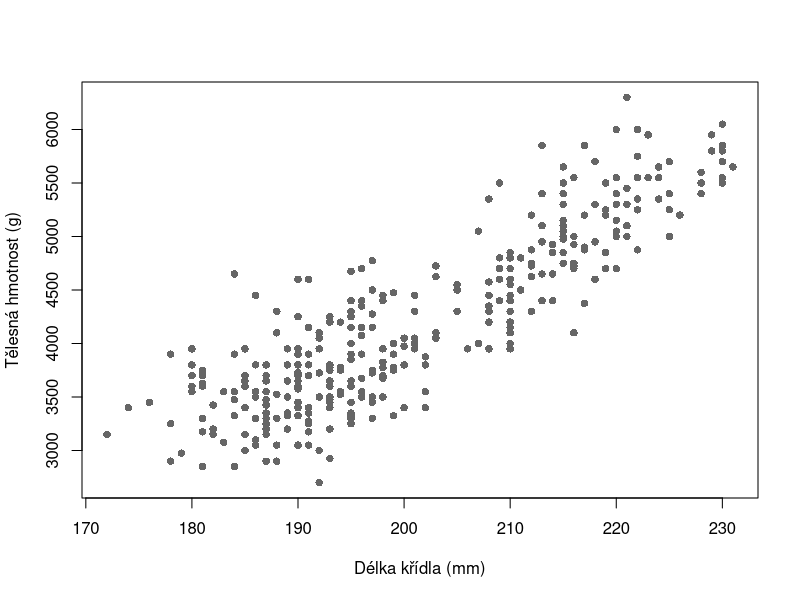
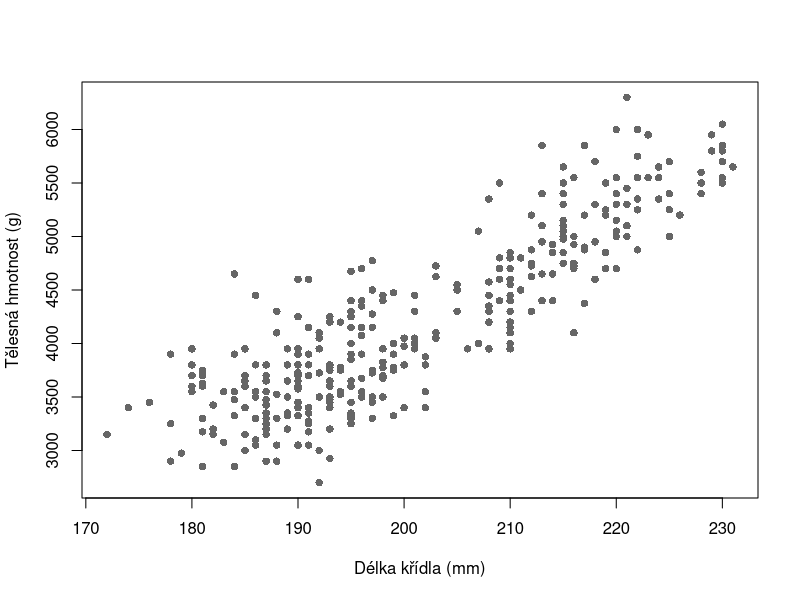

Reproduce these figures in R, in order.
#----------------------------------------------------------#
#
#               L00 — První kroky v R a RStudiu
#
#                 Praktické cvičení v R
#
#             Studenti biologie a ekologie
#
#                       O. Mottl
#                         2026
#
#----------------------------------------------------------#


#----------------------------------------------------------#
# Příprava -----
#----------------------------------------------------------#

#--------------------------------------------------#
## Jak se skriptem pracovat -----
#--------------------------------------------------#

# R je program, který provádí příkazy a počítá výsledky. RStudio je
# aplikace, ve které píšeme kód, posíláme jej do R a sledujeme výsledky.
#
# Na svůj počítač si stáhněte oba soubory:
# - skript cviceni.R:
#   https://cuni-natur-biostatistics.github.io/L00/current/code/cviceni.R
# - data palmer_penguins.csv:
#   https://cuni-natur-biostatistics.github.io/L00/current/data/palmer_penguins.csv
#
# Otevřete RStudio. Zvolte File → Open File… a otevřete stažený
# cviceni.R. Soubor se zobrazí v panelu Source v levé horní části
# okna. Source je textový editor pro kód, který chcete uchovat.
#
# Skript je textový soubor s uloženými pokyny pro R. Řádky začínající
# znakem # jsou komentáře; R je neprovádí. Ostatní řádky mohou
# obsahovat kód.
#
# 1. Postupujte shora dolů a nepřeskakujte neznámé kroky.
# 2. Kurzor umístěte na řádek kódu a spusťte jej pomocí Ctrl + Enter.
# 3. Skript ukládejte pomocí Ctrl + S.
# 4. Odpovědi nebo vlastní kód pište na vyznačená místa.
# 5. Nápovědy čtěte po jedné, až když je potřebujete.
# 6. Výsledek porovnejte s komentářem "Očekávaný výsledek".
#
# Úlohy navíc jsou dobrovolné a nepatří mezi hlavní úlohy.


#--------------------------------------------------#
## Výsledky učení a předpoklady -----
#--------------------------------------------------#

# Po dokončení hlavních úloh dokážete:
# - najít Source, Console, Environment, Files, Plots a Help;
# - vytvořit RStudio Project a uložit v něm upravený R skript;
# - použít R jako kalkulačku a bezpečně opravit neúplný příkaz;
# - uložit výsledek pod jménem a otevřít nápovědu k příkazu;
# - ručně nainstalovat doplněk a vybrat z něj konkrétní obsah;
# - načíst připravenou tabulku pomocí cesty uvnitř projektu;
# - vytvořit a uložit obrázek;
# - uloženým skriptem znovu vytvořit stejný výsledek.
#
# Nepotřebujete žádnou předchozí zkušenost s R ani programováním.
# Předpokládáme pouze běžnou práci se soubory, složkami a klávesnicí.


#--------------------------------------------------#
## Technická kontrola -----
#--------------------------------------------------#

# Console je panel, ve kterém R ukazuje výsledky a zprávy. Najděte
# v něm značku >. Ta znamená, že R čeká na příkaz. Umístěte kurzor
# na následující řádek ve Source a stiskněte Ctrl + Enter.
1 + 1

# Očekávaný výsledek:
# Console ukáže číslo 2 a novou značku >.


#----------------------------------------------------------#
# Hlavní úlohy -----
#----------------------------------------------------------#

#--------------------------------------------------#
## RStudio: mapa pracovního okna -----
#--------------------------------------------------#

#----------------------------------------#
### Úloha | L00-U01 -----
#----------------------------------------#

# Zadání:
# Ukažte místo pro uložený kód, odpověď R, pojmenované výsledky, které si R
# právě pamatuje, soubory, obrázky a nápovědu.

# Vaše řešení:


# Nápověda 1:
# Rozlište text uložený na disku od dočasné paměti R.
#
# Nápověda 2:
# Source a Console jsou vlevo; Environment a záložky Files, Plots, Packages
# a Help jsou obvykle vpravo.
#
# Očekávaný výsledek:
# Source obsahuje skript; Console příkazy, výsledky a zprávy; Environment
# to, co si R právě pamatuje; Files soubory; Plots obrázky a Help nápovědu.
#
# Interpretace:
# Kde byste hledali kód týden po skončení práce?


#--------------------------------------------------#
## Console: rychlý výpočet a zpráva od R -----
#--------------------------------------------------#

# Console je přímé spojení s běžícím R. Značka > znamená, že R
# čeká na příkaz. Klikněte za ni, napište 2 + 3 a stiskněte Enter.


#----------------------------------------#
### Úloha | L00-U02 -----
#----------------------------------------#

# Zadání:
# Spusťte výpočet. Bez nového přepisování jej vraťte, změňte 3 na 8 a
# spusťte upravený příkaz.

# Vaše řešení:
# Jaké dva výsledky Console ukázala?


# Nápověda 1:
# Console uchovává historii dříve zadaných příkazů.
#
# Nápověda 2:
# Enter příkaz spustí; šipka nahoru vrátí minulý příkaz.
#
# Očekávaný výsledek:
# Nejprve 5 a po úpravě 10.
#
# Interpretace:
# Který panel ukázal příkaz a jeho okamžitý výsledek?


# Neúplný příkaz, který si vyzkoušíte v Console:
# (2 + 3


#----------------------------------------#
### Úloha | L00-U03 -----
#----------------------------------------#

# Zadání:
# Napište neúplný výraz do Console. Dostaňte Console bezpečně zpět ke značce
# > a spusťte opravený výraz.

# Vaše řešení:
# Co nyní vidíte úplně vlevo v Console?


# Nápověda 1:
# Značka + na začátku řádku zde neznamená sčítání; R čeká, protože některý
# znak nemá odpovídající zakončení.
#
# Nápověda 2:
# Esc čekání zruší; výrazu chybí pravá kulatá závorka.
#
# Očekávaný výsledek:
# Opravený výraz vrátí 5 a Console znovu ukáže >.
#
# Interpretace:
# Proč neúplný příkaz nepatří do uloženého skriptu?


#--------------------------------------------------#
## Source: uložený text a spuštěný příkaz -----
#--------------------------------------------------#

# Source je textový editor. Řádek níže zůstává ve skriptu, ale R jej
# provede pouze tehdy, když jej odešlete pomocí Ctrl + Enter.

# Ověříme cestu příkazu ze Source do Console.
2 + 3


#----------------------------------------#
### Úloha | L00-U04 -----
#----------------------------------------#

# Zadání:
# Přidejte nad výpočet vlastní komentář. Stiskněte Ctrl + S, sledujte
# Console, potom spusťte výpočet pomocí Ctrl + Enter.

# Vaše řešení:
# Co udělalo Ctrl + S a co udělalo Ctrl + Enter?


# Nápověda 1:
# Uložení mění soubor; spuštění mění stav běžícího R.
#
# Nápověda 2:
# Ctrl + S ukládá, Ctrl + Enter spouští aktuální řádek.
#
# Očekávaný výsledek:
# Ctrl + S uložilo text bez nového výpočtu; Ctrl + Enter odeslalo řádek do
# Console a R vrátilo 5.
#
# Interpretace:
# Která činnost uchová postup pro příští týden?


#--------------------------------------------------#
## Projekt: jedna hlavní složka práce -----
#--------------------------------------------------#

# Project v RStudiu je běžná hlavní složka pro jednu práci doplněná
# souborem s koncovkou .Rproj. Tento soubor pomáhá RStudiu znovu
# otevřít správnou složku; samotný kód a data zůstávají v samostatných
# souborech uvnitř této složky.
#
# Soubor CSV je textový soubor s tabulkou a koncovkou .csv.


#----------------------------------------#
### Úloha | L00-U05 -----
#----------------------------------------#

# Zadání:
# Zvolte File → New Project… → New Directory → New Project. Nový projekt
# pojmenujte prvni-kroky-r. V něm vytvořte složky data a vystupy. Pokud se
# skript zavřel, otevřete cviceni.R přes File → Open File… Potom zvolte
# File → Save As… a uložte pracovní kopii jako prvni_kroky.R přímo do
# hlavní složky projektu. Soubor palmer_penguins.csv zkopírujte do složky data.
# Strukturu ověřte v panelu Files.

# Vaše řešení:
# Jaký název projektu vidíte vpravo nahoře?


# Nápověda 1:
# Všechny související soubory patří do jedné hlavní složky.
#
# Nápověda 2:
# New Folder vytvoří data a vystupy; Save As… uloží prvni_kroky.R přímo
# vedle souboru .Rproj.
#
# Očekávaný výsledek:
# Hlavní složka obsahuje soubor .Rproj, prvni_kroky.R,
# data/palmer_penguins.csv a prázdnou složku vystupy. Soubor .Rproj pomáhá
# otevřít projekt; kód a data jsou v ostatních souborech.
#
# Interpretace:
# Jakou úlohu má soubor .Rproj a kde zůstávají data a kód?


#--------------------------------------------------#
## Objekt: pojmenovaný výsledek v paměti R -----
#--------------------------------------------------#

# Pojmenovanému výsledku v pracovní paměti R říkáme objekt.
# Před spuštěním dalšího řádku zkontrolujte Environment.
# Uložíme délku lekce v minutách.
delka_lekce_min <- 90

# Samostatné jméno objektu vypíše jeho hodnotu.
delka_lekce_min


#----------------------------------------#
### Úloha | L00-U06 -----
#----------------------------------------#

# Zadání:
# Změňte ve skriptu 90 na 80, ale řádek zatím nespouštějte. Předpovězte
# hodnotu v Environment, potom řádek spusťte.

# Vaše řešení:
# Kdy se hodnota objektu skutečně změnila?


# Nápověda 1:
# Text ve Source není totéž co objekt v paměti R.
#
# Nápověda 2:
# Přiřazení používá <- a projeví se až po Ctrl + Enter.
#
# Očekávaný výsledek:
# Před spuštěním zůstala stará hodnota; po Ctrl + Enter ukazuje Environment
# hodnotu 80.
#
# Interpretace:
# Co najdete na disku — objekt, nebo uložený příkaz?


#--------------------------------------------------#
## Funkce: nástroj se vstupy a nastavením -----
#--------------------------------------------------#

# Funkce round() zaokrouhlí číslo. Vstupy a nastavení uvnitř závorek
# se nazývají argumenty. x je číslo a digits počet desetinných míst.
round(
  x = 3.14159,
  digits = 2
)

# Nápovědu otevře následující příkaz. Odstraňte znak # na začátku
# řádku a potom jej spusťte.
# ?round


#----------------------------------------#
### Úloha | L00-U07 -----
#----------------------------------------#

# Zadání:
# Změňte digits na 3, spusťte funkci a otevřete ?round. V Help najděte
# oddíly Usage a Arguments.

# Vaše řešení:
# Jaký výsledek dostanete a co podle Help řídí digits?


# Nápověda 1:
# Hodnoty uvnitř závorek ovlivňují práci funkce.
#
# Nápověda 2:
# Nastavte digits = 3 a na samostatném řádku spusťte ?round.
#
# Očekávaný výsledek:
# R vrátí 3.142; digits určuje počet číslic za desetinnou čárkou v tomto
# použití round().
#
# Interpretace:
# Proč jsou pojmenované argumenty čitelnější než samotná čísla?


#--------------------------------------------------#
## Balíček: ruční instalace a konkrétní obsah -----
#--------------------------------------------------#

# Balíček je nainstalovaný doplněk pro R. Tabulka uspořádává data
# do řádků a sloupců. Následující dva příkazy patří do Console
# a ve skriptu zůstávají zakomentované.
#
# Ruční instalace, kterou obvykle provedeme pouze jednou:
# install.packages(pkgs = "palmerpenguins")
#
# Funkce names() ukáže jména sloupců tabulky z balíčku:
# names(x = palmerpenguins::penguins)
#
# Pokud instalace do pěti minut neskončí, pokus ukončete a přejděte
# k úloze L00-U09.


#----------------------------------------#
### Úloha | L00-U08 -----
#----------------------------------------#

# Zadání:
# Do Console postupně zkopírujte a spusťte oba příkazy výše. Pokud instalace
# neuspěje, pokračujte po pěti minutách úlohou L00-U09.

# Vaše řešení:
# Co odděluje jméno balíčku od objektu penguins?


# Nápověda 1:
# Instalace mění dostupné doplňky, použití vybírá jejich obsah.
#
# Nápověda 2:
# install.packages() instaluje; zápis balíček::objekt vybírá.
#
# Očekávaný výsledek:
# Při úspěchu names() vypíše názvy sloupců; dvojitá dvojtečka :: vybírá
# objekt penguins z balíčku palmerpenguins.
#
# Interpretace:
# Který příkaz balíček instaluje a který používá jeho obsah?


#--------------------------------------------------#
## CSV: data ve složce projektu -----
#--------------------------------------------------#

# Každý řádek CSV představuje jednoho tučňáka. Sloupce obsahují druh,
# délku křídla v milimetrech a tělesnou hmotnost v gramech.
# Cesta začíná v hlavní složce otevřeného projektu.

# Načteme CSV ze složky data.
data_tucnaci <-
  read.csv(
    file = "data/palmer_penguins.csv"
  )


#----------------------------------------#
### Úloha | L00-U09 -----
#----------------------------------------#

# Zadání:
# Spusťte blok read.csv() a najděte data_tucnaci v Environment.

# Vaše řešení:
# Které dvě části cesty odděluje znak /?


# Nápověda 1:
# Cestu čtěte od hlavní složky otevřeného projektu.
#
# Nápověda 2:
# Funkce je read.csv() a cesta patří do argumentu file.
#
# Očekávaný výsledek:
# Environment obsahuje data_tucnaci s 342 řádky a 3 sloupci; cesta vede do
# složky data a k souboru CSV.
#
# Interpretace:
# Proč ve skriptu nepoužíváme adresu konkrétního uživatele?


#--------------------------------------------------#
## Kontrola: otevřeli jsme správnou tabulku? -----
#--------------------------------------------------#

# Zobrazíme prvních šest řádků.
head(
  x = data_tucnaci,
  n = 6
)

# Zobrazíme jména sloupců a počet řádků.
names(x = data_tucnaci)
nrow(x = data_tucnaci)


#----------------------------------------#
### Úloha | L00-U10 -----
#----------------------------------------#

# Zadání:
# Zkontrolujte první řádek, tři jména sloupců a počet řádků. Vysvětlete, co
# biologicky představuje jeden řádek.

# Vaše řešení:


# Nápověda 1:
# Ověřujeme obsah, jména i velikost tabulky.
#
# Nápověda 2:
# Použijte výstupy head(), names() a nrow().
#
# Očekávaný výsledek:
# První řádek je Adelie, 181 mm a 3750 g; sloupce jsou species,
# flipper_length_mm a body_mass_g; řádků je 342; jeden řádek představuje
# jednoho zaznamenaného tučňáka.
#
# Interpretace:
# Proč úspěšný read.csv() sám nepotvrzuje správný soubor?


#--------------------------------------------------#
## Obrázek: jeden řádek vytvoří jeden bod -----
#--------------------------------------------------#

# Znak $ vybírá pojmenovaný sloupec tabulky. Funkce plot() použije
# délku křídla vodorovně a tělesnou hmotnost svisle.
plot(
  x = data_tucnaci$flipper_length_mm,
  y = data_tucnaci$body_mass_g,
  xlab = "Délka křídla (mm)",
  ylab = "Tělesná hmotnost (g)",
  pch = 16,
  col = "grey40"
)


#----------------------------------------#
### Úloha | L00-U11 -----
#----------------------------------------#

# Zadání:
# Spusťte plot(). Najděte přibližnou polohu prvního tučňáka s hodnotami 181
# mm a 3750 g.

# Vaše řešení:
# Které měření je na vodorovné a které na svislé ose?


# Nápověda 1:
# Jeden řádek dodává bodu dvě souřadnice.
#
# Nápověda 2:
# Argument x určuje vodorovnou a y svislou osu.
#
# Očekávaný výsledek:
# Vodorovně je délka křídla, svisle hmotnost; první bod leží přibližně na
# souřadnicích 181 a 3750.
#
# Interpretace:
# Co představuje jeden bod? Vztah zatím nevykládejte.


#--------------------------------------------------#
## Soubor: obrázek uložený mimo Plots -----
#--------------------------------------------------#

# png() otevře cílový soubor, plot() do něj kreslí a dev.off()
# soubor dokončí. Složka vystupy už musí v projektu existovat.
png(
  filename = "vystupy/tucnaci.png"
)

plot(
  x = data_tucnaci$flipper_length_mm,
  y = data_tucnaci$body_mass_g,
  xlab = "Délka křídla (mm)",
  ylab = "Tělesná hmotnost (g)",
  pch = 16,
  col = "grey40"
)

dev.off()


#----------------------------------------#
### Úloha | L00-U12 -----
#----------------------------------------#

# Zadání:
# Umístěte kurzor postupně do příkazů png(), plot() a dev.off() a každý
# spusťte pomocí Ctrl + Enter. Potom v panelu Files otevřete složku vystupy
# a najděte tucnaci.png.

# Vaše řešení:
# Kde vidíte zobrazený graf a kde uložený soubor?


# Nápověda 1:
# Zobrazení v pracovním okně není totéž co soubor na disku.
#
# Nápověda 2:
# png() otevře soubor a dev.off() jej musí dokončit.
#
# Očekávaný výsledek:
# Plots ukazuje graf; Files ukazuje soubor vystupy/tucnaci.png, který lze
# otevřít mimo RStudio.
#
# Interpretace:
# Která verze zůstane dostupná po zavření RStudia?


#----------------------------------------------------------#
# Závěrečná úloha -----
#----------------------------------------------------------#

#--------------------------------------------------#
## Restart R a spuštění celého skriptu -----
#--------------------------------------------------#

# Restart R ukončí právě běžící R uvnitř RStudia a spustí čistý běh.
# RStudio, projekt, skript, CSV a PNG zůstávají otevřené nebo na disku;
# objekty v Environment se vyčistí.
# Tlačítko Source v pravém horním rohu panelu Source spustí celý
# skript od prvního řádku. Ctrl + Enter naproti tomu spouští pouze
# příkaz, na kterém je umístěný kurzor.


#----------------------------------------#
### Úloha | L00-U13 -----
#----------------------------------------#

# Zadání:
# Uložte skript. Předpovězte stav čtyř položek níže. Zvolte
# Session → Restart R a spusťte celý skript tlačítkem Source.
#
# Předpověď: Zůstane, nebo zmizí?
# - prvni_kroky.R:
# - data/palmer_penguins.csv:
# - vystupy/tucnaci.png:
# - objekty v Environment:

# Vaše řešení:
# Po restartu a spuštění skriptu porovnejte stav s předpovědí.


# Nápověda 1:
# Oddělte pracovní paměť běžícího R od souborů na disku.
#
# Nápověda 2:
# Ctrl + S uloží skript; Session → Restart R vyčistí Environment; tlačítko
# Source spustí soubor od začátku.
#
# Očekávaný výsledek:
# Soubory zůstaly; Environment se při restartu vyčistil; celý skript znovu
# vytvořil objekty, graf a PNG bez ručního doplňování příkazů do Console.
#
# Interpretace:
# Co musíte poslat spolužákovi, aby výsledek obnovil?


#----------------------------------------------------------#
# Úlohy navíc -----
#----------------------------------------------------------#

# Úlohy navíc jsou dobrovolné. Nemusíte dokončit všechny tři části:
# - L00-N01 až L00-N03 krátce opakují společnou cestu;
# - L00-N07 až L00-N13 tvoří navazující práci s hodnotami a tabulkou;
# - L00-N04 až L00-N06 procvičují obrázek, soubor a hledání chyby.
#
# V části L00-N07 až L00-N13 postupujte v uvedeném pořadí, protože
# pozdější úlohy navazují na objekty a zápis z předchozích úloh.


#--------------------------------------------------#
## Krátké opakování příkazů, funkcí a tabulky -----
#--------------------------------------------------#

#----------------------------------------#
### Úloha navíc | L00-N01 -----
#----------------------------------------#

# Zadání:
# Sečtěte 8 + 2 a tento součet vynásobte třemi.

# Vaše řešení:


# Nápověda 1:
# R bez závorek násobí před sčítáním.
#
# Nápověda 2:
# Součet uzavřete do závorek a použijte znak *.
#
# Očekávaný výsledek:
# Jedno číslo, 30.
#
# Interpretace:
# Jaký výsledek by vznikl bez závorek?


#----------------------------------------#
### Úloha navíc | L00-N02 -----
#----------------------------------------#

# Zadání:
# Zaokrouhlete číslo 2.71828 na jedno desetinné místo.

# Vaše řešení:


# Nápověda 1:
# Jeden argument obsahuje číslo a druhý nastavení přesnosti.
#
# Nápověda 2:
# V round() nastavte x = 2.71828 a digits = 1.
#
# Očekávaný výsledek:
# 2.7.
#
# Interpretace:
# Který argument jste změnili proti společné ukázce?


#----------------------------------------#
### Úloha navíc | L00-N03 -----
#----------------------------------------#

# Zadání:
# Zobrazte poslední tři řádky tabulky data_tucnaci.

# Vaše řešení:


# Nápověda 1:
# Potřebujete obdobu head(), která pracuje s koncem tabulky.
#
# Nápověda 2:
# Použijte tail() a nastavte x = data_tucnaci a n = 3.
#
# Očekávaný výsledek:
# Tři řádky tučňáků druhu Chinstrap; poslední řádek obsahuje 198 mm a 3775
# g.
#
# Interpretace:
# Změnil se počet řádků původní tabulky?


#--------------------------------------------------#
## Od sloupce tabulky k vektoru -----
#--------------------------------------------------#

# V grafu jsme pomocí $ vybrali sloupce tabulky. Znak $ tedy znamená:
# z této tabulky vyber sloupec s uvedeným jménem. Jeden vybraný sloupec
# je posloupnost hodnot, které v R říkáme vektor.

# Vybereme sloupec s hmotností a uložíme jej jako samostatný vektor.
vec_hmotnost <-
  data_tucnaci$body_mass_g

# Zkontrolujeme prvních pět hodnot vektoru.
head(
  x = vec_hmotnost,
  n = 5
)


#----------------------------------------#
### Úloha navíc | L00-N07 -----
#----------------------------------------#

# Zadání:
# Pomocí $ vyberte z data_tucnaci sloupec flipper_length_mm a uložte jej
# jako vec_delka_kridla. Funkcí head() vypište jeho první tři hodnoty. Před
# spuštěním odhadněte výsledek podle prvních řádků tabulky.

# Vaše řešení:


# Nápověda 1:
# Nejprve vyberte pojmenovaný sloupec, potom uložte výsledek.
#
# Nápověda 2:
# Za data_tucnaci napište $ a jméno sloupce; v head() nastavte x na
# vytvořený vektor a n = 3.
#
# Očekávaný výsledek:
# První tři hodnoty jsou 181, 186 a 195.
#
# Interpretace:
# Jaký je vztah mezi sloupcem tabulky a objektem vec_delka_kridla?


# Funkce c() spojí několik jednotlivých hodnot do jednoho vektoru.
# Písmeno c zde znamená combine, tedy spojit.
vec_hmotnost_cvicka <-
  c(
    3750,
    3800,
    3250,
    3450,
    3650
  )

vec_hmotnost_cvicka


#----------------------------------------#
### Úloha navíc | L00-N08 -----
#----------------------------------------#

# Zadání:
# Pomocí c() vytvořte vec_delka_kridla_cvicka s hodnotami 181, 186, 195, 193
# a 190. Objekt potom vypište.

# Vaše řešení:


# Nápověda 1:
# Všechny délky patří do jednoho pojmenovaného objektu.
#
# Nápověda 2:
# Použijte přiřazení <- a hodnoty oddělte čárkami uvnitř c().
#
# Očekávaný výsledek:
# R vypíše pět hodnot v zadaném pořadí.
#
# Interpretace:
# Co udělala funkce c() s pěti samostatnými čísly?


#--------------------------------------------------#
## Pozice a hranaté závorky -----
#--------------------------------------------------#

# R počítá pozice od jedničky. U vektoru jeden údaj v hranatých
# závorkách určuje, které hodnoty chceme získat:
# - [2] vybere druhou hodnotu;
# - [c(1, 3)] vybere první a třetí hodnotu.


#----------------------------------------#
### Úloha navíc | L00-N09 -----
#----------------------------------------#

# Zadání:
# Z vec_delka_kridla_cvicka vyberte nejprve druhou hodnotu a potom současně
# první a třetí hodnotu. Oba výsledky předpovězte, než příkazy spustíte.

# Vaše řešení:


# Nápověda 1:
# Čísla v hranatých závorkách označují pozice ve vektoru.
#
# Nápověda 2:
# Pro více pozic spojte čísla 1 a 3 pomocí c().
#
# Očekávaný výsledek:
# Druhá hodnota je 186; první a třetí jsou 181 a 195.
#
# Interpretace:
# Proč druhý výběr vrací dvě hodnoty místo jedné?


# Hranaté závorky mohou hodnotu také nahradit. Vlevo od <- určíme
# pozici a vpravo novou hodnotu. Tuto změnu provedeme jen ve cvičném
# vektoru, nikoli v původní tabulce.


#----------------------------------------#
### Úloha navíc | L00-N10 -----
#----------------------------------------#

# Zadání:
# Ve vec_delka_kridla_cvicka nahraďte druhou hodnotu 186 hodnotou 187.
# Objekt vypište a ověřte, že ostatní hodnoty zůstaly stejné.

# Vaše řešení:


# Nápověda 1:
# Vyberte jen pozici, kterou chcete změnit.
#
# Nápověda 2:
# Vlevo od <- použijte jméno vektoru a [2]; vpravo použijte novou hodnotu
# 187.
#
# Očekávaný výsledek:
# Vektor obsahuje 181, 187, 195, 193 a 190.
#
# Interpretace:
# Která část příkazu určila místo změny?


#--------------------------------------------------#
## Řádky a sloupce tabulky -----
#--------------------------------------------------#

# U tabulky zápis [řádek, sloupec] vybírá ve dvou směrech. Čárka
# odděluje řádky vlevo od sloupců vpravo.

# První řádek a druhý sloupec obsahují délku křídla prvního tučňáka.
data_tucnaci[1, 2]

# Prázdné místo za čárkou znamená všechny sloupce vybraného řádku.
data_tucnaci[1, ]

# Prázdné místo před čárkou znamená všechny řádky vybraného sloupce.
# Pomocí head() zobrazíme jen první tři hodnoty dlouhého sloupce.
head(
  x = data_tucnaci[, 2],
  n = 3
)


#----------------------------------------#
### Úloha navíc | L00-N11 -----
#----------------------------------------#

# Zadání:
# Z data_tucnaci vypište hodnotu ve druhém řádku a třetím sloupci. Potom
# vypište celý druhý řádek a pomocí head() první tři hodnoty celého druhého
# sloupce.

# Vaše řešení:


# Nápověda 1:
# Přeneste ukázku prvního řádku a druhého sloupce na nové požadované pozice.
#
# Nápověda 2:
# Začněte výběrem [2, 3]; pro celý druhý řádek ponechte místo za čárkou
# prázdné a výběr druhého sloupce vložte do head().
#
# Očekávaný výsledek:
# Jedna buňka obsahuje 3800; druhý řádek patří tučňákovi Adelie s hodnotami
# 186 mm a 3800 g; první tři hodnoty druhého sloupce jsou 181, 186 a 195.
#
# Interpretace:
# Co určují čísla vlevo a vpravo od čárky?


#--------------------------------------------------#
## Bezpečná úprava kopie tabulky -----
#--------------------------------------------------#

# Pro další procvičení nejprve vytvoříme kopii. Původní data_tucnaci
# tak zůstanou beze změny.
data_tucnaci_extra <-
  data_tucnaci

# Výpočet s vektorem proběhne pro každou jeho hodnotu. Převedeme si
# cvičné hmotnosti z gramů na kilogramy.
vec_hmotnost_cvicka / 1000

# Zápis tabulka$novy_sloupec <- hodnoty přidá do tabulky pojmenovaný
# sloupec. Počet nových hodnot musí odpovídat počtu řádků tabulky.


#----------------------------------------#
### Úloha navíc | L00-N12 -----
#----------------------------------------#

# Zadání:
# Do data_tucnaci_extra přidejte pomocí $ nový sloupec hmotnost_kg.
# Vypočítejte jej jako body_mass_g dělené 1000. Vypište první tři řádky
# kopie a porovnejte její jména sloupců s původním objektem data_tucnaci.

# Vaše řešení:


# Nápověda 1:
# Znak $ může pojmenovat také nový sloupec; hodnoty vypočítáte z již
# existujícího sloupce stejné tabulky.
#
# Nápověda 2:
# Vlevo od <- spojte data_tucnaci_extra, $ a hmotnost_kg; vpravo vyberte
# body_mass_g z kopie a vydělte jej 1000.
#
# Očekávaný výsledek:
# Kopie má nový čtvrtý sloupec; jeho první tři hodnoty jsou 3.75, 3.8 a
# 3.25. Původní data_tucnaci mají stále pouze tři původní sloupce.
#
# Interpretace:
# Proč jsme před úpravou vytvořili nový objekt?


#--------------------------------------------------#
## Podmínka vybírá hodnoty a řádky -----
#--------------------------------------------------#

# Porovnání každé hodnoty s číslem vytvoří hodnoty TRUE a FALSE.
vec_hmotnost_cvicka > 3500

# Stejnou podmínku můžeme vložit do hranatých závorek. Zůstanou pouze
# hodnoty na pozicích, kde podmínka vrací TRUE.
vec_hmotnost_cvicka[vec_hmotnost_cvicka > 3500]


#----------------------------------------#
### Úloha navíc | L00-N13 -----
#----------------------------------------#

# Zadání:
# Z data_tucnaci_extra vyberte celé řádky tučňáků s hodnotou body_mass_g
# větší než 6000. Podmínku sestavte ze sloupce vybraného pomocí $ a za
# čárkou ponechte všechny sloupce.

# Vaše řešení:


# Nápověda 1:
# Porovnání celého sloupce vytvoří jednu hodnotu TRUE nebo FALSE pro každý
# řádek tabulky.
#
# Nápověda 2:
# Podmínku se sloupcem body_mass_g vložte před čárku; místo za čárkou
# ponechte prázdné.
#
# Očekávaný výsledek:
# Výběr obsahuje dva tučňáky druhu Gentoo s hmotnostmi 6050 g a 6300 g a
# všechny čtyři sloupce kopie.
#
# Interpretace:
# Co určilo vybrané řádky a proč zůstaly všechny sloupce?


#--------------------------------------------------#
## Obrázek, soubor a hledání chyby -----
#--------------------------------------------------#

#----------------------------------------#
### Úloha navíc | L00-N04 -----
#----------------------------------------#

# Zadání:
# Vytvořte z původního data_tucnaci graf s modrými body a vlastním hlavním
# titulkem.

# Vaše řešení:


# Nápověda 1:
# Neměňte objekty předané do x a y.
#
# Nápověda 2:
# V plot() změňte col a přidejte pojmenovaný argument main.
#
# Očekávaný výsledek:
# Plots ukáže stejných 342 bodů modře a nad grafem bude váš titulek.
#
# Interpretace:
# Co určují data a co jste zvolili vy?


#----------------------------------------#
### Úloha navíc | L00-N05 -----
#----------------------------------------#

# Zadání:
# Uložte upravený graf jako vystupy/tucnaci_modry.png.

# Vaše řešení:


# Nápověda 1:
# Nový soubor potřebuje jiné jméno v téže složce.
#
# Nápověda 2:
# Změňte filename v png(), vložte upravený plot() a blok zakončete
# dev.off().
#
# Očekávaný výsledek:
# Files ukazuje tucnaci.png i tucnaci_modry.png.
#
# Interpretace:
# Který řádek rozhodl, že původní PNG zůstal zachovaný?


# Záměrně chybný příkaz zůstává zakomentovaný:
# plot(x = data_tucnak$flipper_length_mm,
#      y = data_tucnak$body_mass_g)


#----------------------------------------#
### Úloha navíc | L00-N06 -----
#----------------------------------------#

# Zadání:
# Najděte překlep, napište opravený příkaz a spusťte jej.

# Vaše řešení:


# Nápověda 1:
# Porovnejte jméno v příkazu se jmény v Environment.
#
# Nápověda 2:
# Chybí poslední písmeno i ve jménu data_tucnaci.
#
# Očekávaný výsledek:
# Příkaz používá existující data_tucnaci a vytvoří bodový graf bez chyby
# "object not found".
#
# Interpretace:
# Proč je přesné jméno objektu součástí postupu?


# Extra část jste zvládli, pokud dokážete vlastními slovy vysvětlit:
# - jak spolu souvisejí sloupec tabulky a samostatně uložený vektor;
# - co vybírá $ a co určují pozice uvnitř hranatých závorek;
# - proč upravujeme kopii tabulky místo původních dat;
# - jak hodnoty TRUE a FALSE rozhodují o výběru.


#----------------------------------------------------------#
# Ohlédnutí a vlastní kontrola -----
#----------------------------------------------------------#

# Hlavní úlohy jste dokončili, pokud dokážete ukázat:
# - pracovní skript v Source a jeho řádek spuštěný v Console;
# - data_tucnaci v Environment;
# - palmer_penguins.csv ve Files;
# - bodový graf v Plots;
# - tucnaci.png ve složce vystupy.
#
# Vlastními slovy vysvětlete:
# 1. Jaký je rozdíl mezi R a RStudiem?
# 2. Jaký je rozdíl mezi Source a Console?
# 3. Jaký je rozdíl mezi Ctrl + S a Ctrl + Enter?
# 4. Co ukazuje Environment a co Files?
# 5. Jak se cesta data/palmer_penguins.csv vztahuje k projektu?
# 6. Co se při restartu R vyčistí a co zůstane?
# 7. Proč spolužák potřebuje skript i vstupní data, ne pouze PNG?
#
# Pokud některou odpověď ještě neumíte vysvětlit, vraťte se
# k příslušné úloze nebo využijte jednu z úloh navíc.
